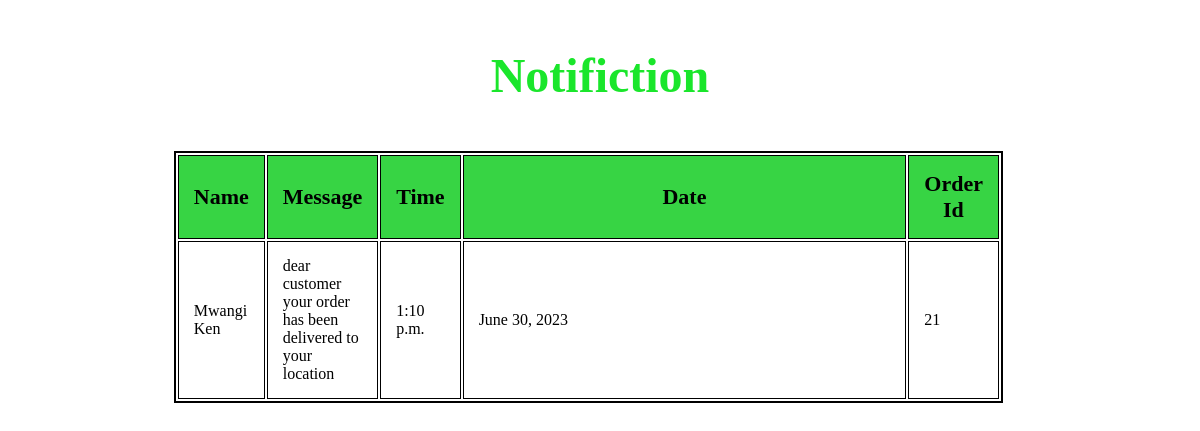
The page /notification/notification/2/ on the database its author committed.
### notification/models.py (models this page shows, shortened)
class Notification(models.Model):
    customer_name = models.CharField(max_length=40)
    message = models.CharField(max_length=120)
    time = models.TimeField()
    date = models.DateField()
    order_id = models.PositiveIntegerField()

### notification/views.py (the view)
# urls.py: path("notification/<int:id>/", notification_details, name="notification_details_view"),
def notification_details(request, id):
    notification = Notification.objects.get(id=id)
    return render(request, "notification/notification_detail.html", {"notification": notification})

### template/notification/notification_detail.html (shortened to what this page needs)
<!DOCTYPE html>
<html lang="en">
<head>
    {%load static%}
    <link rel="stylesheet" href="{% static 'css/products_detail.css' %}">
</head>
<body>
    <h3>Notifiction</h3>
    <table class="table">
        <th>Name</th>
        <th>Message</th>
        <th>Time</th>
        <th class="detail">Date</th>
        <th>Order Id</th>
        <tr>
            <td>{{notification.customer_name}}</td>
            <td>{{notification.message}}</td>
            <td>{{notification.time}}</td>
            <td>{{notification.date}}</td>
            <td>{{notification.order_id}}</td>
        </tr>
    </table>
</body>
</html>

### inventory/static/css/products_detail.css (style rules this page uses)
h3 { color: rgb(26, 230, 43); font-size: 3em; text-align: center; }
th , td { border: 1px ; border: solid 1px; }
table { width: 70%; }
td { height: 50px; }
th,td { padding: 15px; text-align: left; }
th { background-color: rgb(55, 212, 68); text-align: center; font-size: 22px; }
.table { border: solid 2px; margin-left: 14%; }
.detail { width: 600px; }

### rows shown on the page
Notification: customer_name "Mwangi Ken", message "dear customer your order has been delivered to your location", time "1:10 p.m.", date "June 30, 2023", order_id "21"
